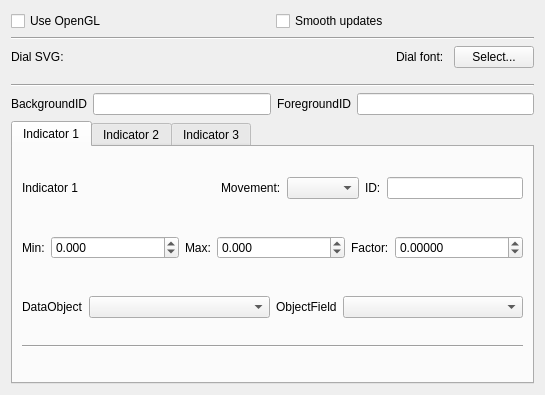
<?xml version="1.0" encoding="UTF-8"?>
<ui version="4.0">
 <class>DialGadgetOptionsPage</class>
 <widget class="QWidget" name="DialGadgetOptionsPage">
  <property name="geometry">
   <rect>
    <x>0</x>
    <y>0</y>
    <width>545</width>
    <height>395</height>
   </rect>
  </property>
  <property name="sizePolicy">
   <sizepolicy hsizetype="Expanding" vsizetype="Expanding">
    <horstretch>0</horstretch>
    <verstretch>0</verstretch>
   </sizepolicy>
  </property>
  <property name="windowTitle">
   <string>Form</string>
  </property>
  <layout class="QVBoxLayout" name="verticalLayout_2">
   <item>
    <layout class="QHBoxLayout" name="horizontalLayout_12">
     <item>
      <widget class="QCheckBox" name="useOpenGL">
       <property name="toolTip">
        <string>Use OpenGL for rendering. Will lower CPU usage, depending on the capabilities of your graphics card, but might slightly alter the look &amp; feel of the dial.</string>
       </property>
       <property name="text">
        <string>Use OpenGL</string>
       </property>
      </widget>
     </item>
     <item>
      <widget class="QCheckBox" name="smoothUpdates">
       <property name="toolTip">
        <string>When checked, the Dial plugin will make needle moves smoother by simulating inertia.</string>
       </property>
       <property name="text">
        <string>Smooth updates</string>
       </property>
      </widget>
     </item>
    </layout>
   </item>
   <item>
    <widget class="Line" name="line_3">
     <property name="orientation">
      <enum>Qt::Horizontal</enum>
     </property>
    </widget>
   </item>
   <item>
    <layout class="QHBoxLayout" name="horizontalLayout" stretch="0,0,0,0">
     <property name="spacing">
      <number>10</number>
     </property>
     <property name="sizeConstraint">
      <enum>QLayout::SetMaximumSize</enum>
     </property>
     <property name="bottomMargin">
      <number>10</number>
     </property>
     <item>
      <widget class="QLabel" name="label">
       <property name="sizePolicy">
        <sizepolicy hsizetype="Minimum" vsizetype="Preferred">
         <horstretch>0</horstretch>
         <verstretch>0</verstretch>
        </sizepolicy>
       </property>
       <property name="text">
        <string>Dial SVG: </string>
       </property>
      </widget>
     </item>
     <item>
      <widget class="Utils::PathChooser" name="svgSourceFile" native="true">
       <property name="sizePolicy">
        <sizepolicy hsizetype="MinimumExpanding" vsizetype="Preferred">
         <horstretch>0</horstretch>
         <verstretch>0</verstretch>
        </sizepolicy>
       </property>
      </widget>
     </item>
     <item>
      <widget class="QLabel" name="label_28">
       <property name="sizePolicy">
        <sizepolicy hsizetype="Minimum" vsizetype="Preferred">
         <horstretch>0</horstretch>
         <verstretch>0</verstretch>
        </sizepolicy>
       </property>
       <property name="text">
        <string>Dial font:</string>
       </property>
      </widget>
     </item>
     <item>
      <widget class="QPushButton" name="fontPicker">
       <property name="text">
        <string>Select...</string>
       </property>
      </widget>
     </item>
    </layout>
   </item>
   <item>
    <widget class="Line" name="line">
     <property name="orientation">
      <enum>Qt::Horizontal</enum>
     </property>
    </widget>
   </item>
   <item>
    <layout class="QHBoxLayout" name="horizontalLayout_2">
     <item>
      <widget class="QLabel" name="label_2">
       <property name="text">
        <string>BackgroundID</string>
       </property>
      </widget>
     </item>
     <item>
      <widget class="QLineEdit" name="backgroundID"/>
     </item>
     <item>
      <widget class="QLabel" name="label_3">
       <property name="text">
        <string>ForegroundID</string>
       </property>
      </widget>
     </item>
     <item>
      <widget class="QLineEdit" name="foregroundID"/>
     </item>
    </layout>
   </item>
   <item>
    <widget class="QTabWidget" name="tabWidget">
     <property name="sizePolicy">
      <sizepolicy hsizetype="MinimumExpanding" vsizetype="MinimumExpanding">
       <horstretch>0</horstretch>
       <verstretch>0</verstretch>
      </sizepolicy>
     </property>
     <property name="currentIndex">
      <number>0</number>
     </property>
     <widget class="QWidget" name="tab">
      <attribute name="title">
       <string>Indicator 1</string>
      </attribute>
      <layout class="QVBoxLayout" name="verticalLayout_3">
       <item>
        <layout class="QHBoxLayout" name="horizontalLayout_5">
         <item>
          <widget class="QLabel" name="label_4">
           <property name="text">
            <string>Indicator 1</string>
           </property>
          </widget>
         </item>
         <item>
          <spacer name="horizontalSpacer">
           <property name="orientation">
            <enum>Qt::Horizontal</enum>
           </property>
           <property name="sizeHint" stdset="0">
            <size>
             <width>40</width>
             <height>20</height>
            </size>
           </property>
          </spacer>
         </item>
         <item>
          <widget class="QLabel" name="label_12">
           <property name="text">
            <string>Movement:</string>
           </property>
          </widget>
         </item>
         <item>
          <widget class="QComboBox" name="moveNeedle1"/>
         </item>
         <item>
          <widget class="QLabel" name="label_5">
           <property name="text">
            <string>ID:</string>
           </property>
          </widget>
         </item>
         <item>
          <widget class="QLineEdit" name="needle1ID">
           <property name="sizePolicy">
            <sizepolicy hsizetype="MinimumExpanding" vsizetype="Fixed">
             <horstretch>0</horstretch>
             <verstretch>0</verstretch>
            </sizepolicy>
           </property>
           <property name="minimumSize">
            <size>
             <width>50</width>
             <height>0</height>
            </size>
           </property>
           <property name="maximumSize">
            <size>
             <width>16777215</width>
             <height>16777215</height>
            </size>
           </property>
          </widget>
         </item>
        </layout>
       </item>
       <item>
        <layout class="QHBoxLayout" name="horizontalLayout_3">
         <property name="topMargin">
          <number>10</number>
         </property>
         <item>
          <widget class="QLabel" name="label_6">
           <property name="text">
            <string>Min:</string>
           </property>
          </widget>
         </item>
         <item>
          <widget class="QDoubleSpinBox" name="needle1Min">
           <property name="sizePolicy">
            <sizepolicy hsizetype="MinimumExpanding" vsizetype="Fixed">
             <horstretch>0</horstretch>
             <verstretch>0</verstretch>
            </sizepolicy>
           </property>
           <property name="decimals">
            <number>3</number>
           </property>
           <property name="minimum">
            <double>-100000.000000000000000</double>
           </property>
           <property name="maximum">
            <double>100000.000000000000000</double>
           </property>
          </widget>
         </item>
         <item>
          <widget class="QLabel" name="label_7">
           <property name="text">
            <string>Max:</string>
           </property>
          </widget>
         </item>
         <item>
          <widget class="QDoubleSpinBox" name="needle1Max">
           <property name="sizePolicy">
            <sizepolicy hsizetype="MinimumExpanding" vsizetype="Fixed">
             <horstretch>0</horstretch>
             <verstretch>0</verstretch>
            </sizepolicy>
           </property>
           <property name="decimals">
            <number>3</number>
           </property>
           <property name="minimum">
            <double>-100000.000000000000000</double>
           </property>
           <property name="maximum">
            <double>100000.000000000000000</double>
           </property>
          </widget>
         </item>
         <item>
          <widget class="QLabel" name="label_10">
           <property name="text">
            <string>Factor:</string>
           </property>
          </widget>
         </item>
         <item>
          <widget class="QDoubleSpinBox" name="factor1">
           <property name="sizePolicy">
            <sizepolicy hsizetype="MinimumExpanding" vsizetype="Fixed">
             <horstretch>0</horstretch>
             <verstretch>0</verstretch>
            </sizepolicy>
           </property>
           <property name="decimals">
            <number>5</number>
           </property>
           <property name="minimum">
            <double>-100000.000000000000000</double>
           </property>
           <property name="maximum">
            <double>100000.000000000000000</double>
           </property>
          </widget>
         </item>
        </layout>
       </item>
       <item>
        <layout class="QHBoxLayout" name="horizontalLayout_4">
         <property name="topMargin">
          <number>10</number>
         </property>
         <item>
          <widget class="QLabel" name="label_8">
           <property name="text">
            <string>DataObject</string>
           </property>
          </widget>
         </item>
         <item>
          <widget class="QComboBox" name="uavObject1">
           <property name="sizePolicy">
            <sizepolicy hsizetype="Expanding" vsizetype="Fixed">
             <horstretch>0</horstretch>
             <verstretch>0</verstretch>
            </sizepolicy>
           </property>
          </widget>
         </item>
         <item>
          <widget class="QLabel" name="label_9">
           <property name="text">
            <string>ObjectField</string>
           </property>
          </widget>
         </item>
         <item>
          <widget class="QComboBox" name="objectField1">
           <property name="sizePolicy">
            <sizepolicy hsizetype="Expanding" vsizetype="Fixed">
             <horstretch>0</horstretch>
             <verstretch>0</verstretch>
            </sizepolicy>
           </property>
          </widget>
         </item>
        </layout>
       </item>
       <item>
        <widget class="Line" name="line_2">
         <property name="orientation">
          <enum>Qt::Horizontal</enum>
         </property>
        </widget>
       </item>
      </layout>
     </widget>
     <widget class="QWidget" name="tab_2">
      <attribute name="title">
       <string>Indicator 2</string>
      </attribute>
      <layout class="QVBoxLayout" name="verticalLayout_6">
       <item>
        <layout class="QHBoxLayout" name="horizontalLayout_6">
         <item>
          <widget class="QLabel" name="label_16">
           <property name="text">
            <string>Indicator 2</string>
           </property>
          </widget>
         </item>
         <item>
          <spacer name="horizontalSpacer_2">
           <property name="orientation">
            <enum>Qt::Horizontal</enum>
           </property>
           <property name="sizeHint" stdset="0">
            <size>
             <width>40</width>
             <height>20</height>
            </size>
           </property>
          </spacer>
         </item>
         <item>
          <widget class="QLabel" name="label_13">
           <property name="text">
            <string>Movement:</string>
           </property>
          </widget>
         </item>
         <item>
          <widget class="QComboBox" name="moveNeedle2"/>
         </item>
         <item>
          <widget class="QLabel" name="label_17">
           <property name="text">
            <string>ID:</string>
           </property>
          </widget>
         </item>
         <item>
          <widget class="QLineEdit" name="needle2ID">
           <property name="sizePolicy">
            <sizepolicy hsizetype="MinimumExpanding" vsizetype="Fixed">
             <horstretch>0</horstretch>
             <verstretch>0</verstretch>
            </sizepolicy>
           </property>
          </widget>
         </item>
        </layout>
       </item>
       <item>
        <layout class="QHBoxLayout" name="horizontalLayout_7">
         <property name="topMargin">
          <number>10</number>
         </property>
         <item>
          <widget class="QLabel" name="label_18">
           <property name="text">
            <string>Min:</string>
           </property>
          </widget>
         </item>
         <item>
          <widget class="QDoubleSpinBox" name="needle2Min">
           <property name="sizePolicy">
            <sizepolicy hsizetype="MinimumExpanding" vsizetype="Fixed">
             <horstretch>0</horstretch>
             <verstretch>0</verstretch>
            </sizepolicy>
           </property>
           <property name="decimals">
            <number>3</number>
           </property>
           <property name="minimum">
            <double>-10000.000000000000000</double>
           </property>
           <property name="maximum">
            <double>100000.000000000000000</double>
           </property>
          </widget>
         </item>
         <item>
          <widget class="QLabel" name="label_19">
           <property name="text">
            <string>Max:</string>
           </property>
          </widget>
         </item>
         <item>
          <widget class="QDoubleSpinBox" name="needle2Max">
           <property name="sizePolicy">
            <sizepolicy hsizetype="MinimumExpanding" vsizetype="Fixed">
             <horstretch>0</horstretch>
             <verstretch>0</verstretch>
            </sizepolicy>
           </property>
           <property name="decimals">
            <number>3</number>
           </property>
           <property name="minimum">
            <double>-100000.000000000000000</double>
           </property>
           <property name="maximum">
            <double>100000.000000000000000</double>
           </property>
          </widget>
         </item>
         <item>
          <widget class="QLabel" name="label_11">
           <property name="text">
            <string>Factor:</string>
           </property>
          </widget>
         </item>
         <item>
          <widget class="QDoubleSpinBox" name="factor2">
           <property name="sizePolicy">
            <sizepolicy hsizetype="MinimumExpanding" vsizetype="Fixed">
             <horstretch>0</horstretch>
             <verstretch>0</verstretch>
            </sizepolicy>
           </property>
           <property name="decimals">
            <number>5</number>
           </property>
           <property name="minimum">
            <double>-100000.000000000000000</double>
           </property>
           <property name="maximum">
            <double>100000.000000000000000</double>
           </property>
          </widget>
         </item>
        </layout>
       </item>
       <item>
        <layout class="QHBoxLayout" name="horizontalLayout_8">
         <property name="topMargin">
          <number>10</number>
         </property>
         <item>
          <widget class="QLabel" name="label_20">
           <property name="text">
            <string>DataObject</string>
           </property>
          </widget>
         </item>
         <item>
          <widget class="QComboBox" name="uavObject2">
           <property name="sizePolicy">
            <sizepolicy hsizetype="Expanding" vsizetype="Fixed">
             <horstretch>0</horstretch>
             <verstretch>0</verstretch>
            </sizepolicy>
           </property>
          </widget>
         </item>
         <item>
          <widget class="QLabel" name="label_21">
           <property name="text">
            <string>ObjectField</string>
           </property>
          </widget>
         </item>
         <item>
          <widget class="QComboBox" name="objectField2">
           <property name="sizePolicy">
            <sizepolicy hsizetype="Expanding" vsizetype="Fixed">
             <horstretch>0</horstretch>
             <verstretch>0</verstretch>
            </sizepolicy>
           </property>
          </widget>
         </item>
        </layout>
       </item>
       <item>
        <widget class="Line" name="line_4">
         <property name="orientation">
          <enum>Qt::Horizontal</enum>
         </property>
        </widget>
       </item>
      </layout>
     </widget>
     <widget class="QWidget" name="tab_3">
      <attribute name="title">
       <string>Indicator 3</string>
      </attribute>
      <layout class="QVBoxLayout" name="verticalLayout_7">
       <item>
        <layout class="QHBoxLayout" name="horizontalLayout_9">
         <item>
          <widget class="QLabel" name="label_22">
           <property name="text">
            <string>Indicator 3</string>
           </property>
          </widget>
         </item>
         <item>
          <spacer name="horizontalSpacer_3">
           <property name="orientation">
            <enum>Qt::Horizontal</enum>
           </property>
           <property name="sizeHint" stdset="0">
            <size>
             <width>40</width>
             <height>20</height>
            </size>
           </property>
          </spacer>
         </item>
         <item>
          <widget class="QLabel" name="label_14">
           <property name="text">
            <string>Movement:</string>
           </property>
          </widget>
         </item>
         <item>
          <widget class="QComboBox" name="moveNeedle3"/>
         </item>
         <item>
          <widget class="QLabel" name="label_23">
           <property name="text">
            <string>ID:</string>
           </property>
          </widget>
         </item>
         <item>
          <widget class="QLineEdit" name="needle3ID">
           <property name="sizePolicy">
            <sizepolicy hsizetype="MinimumExpanding" vsizetype="Fixed">
             <horstretch>0</horstretch>
             <verstretch>0</verstretch>
            </sizepolicy>
           </property>
          </widget>
         </item>
        </layout>
       </item>
       <item>
        <layout class="QHBoxLayout" name="horizontalLayout_10">
         <property name="topMargin">
          <number>10</number>
         </property>
         <item>
          <widget class="QLabel" name="label_24">
           <property name="text">
            <string>Min:</string>
           </property>
          </widget>
         </item>
         <item>
          <widget class="QDoubleSpinBox" name="needle3Min">
           <property name="sizePolicy">
            <sizepolicy hsizetype="MinimumExpanding" vsizetype="Fixed">
             <horstretch>0</horstretch>
             <verstretch>0</verstretch>
            </sizepolicy>
           </property>
           <property name="decimals">
            <number>3</number>
           </property>
           <property name="minimum">
            <double>-10000.000000000000000</double>
           </property>
           <property name="maximum">
            <double>100000.000000000000000</double>
           </property>
          </widget>
         </item>
         <item>
          <widget class="QLabel" name="label_25">
           <property name="text">
            <string>Max:</string>
           </property>
          </widget>
         </item>
         <item>
          <widget class="QDoubleSpinBox" name="needle3Max">
           <property name="sizePolicy">
            <sizepolicy hsizetype="MinimumExpanding" vsizetype="Fixed">
             <horstretch>0</horstretch>
             <verstretch>0</verstretch>
            </sizepolicy>
           </property>
           <property name="decimals">
            <number>3</number>
           </property>
           <property name="minimum">
            <double>-100000.000000000000000</double>
           </property>
           <property name="maximum">
            <double>100000.000000000000000</double>
           </property>
          </widget>
         </item>
         <item>
          <widget class="QLabel" name="label_15">
           <property name="text">
            <string>Factor:</string>
           </property>
          </widget>
         </item>
         <item>
          <widget class="QDoubleSpinBox" name="factor3">
           <property name="sizePolicy">
            <sizepolicy hsizetype="MinimumExpanding" vsizetype="Fixed">
             <horstretch>0</horstretch>
             <verstretch>0</verstretch>
            </sizepolicy>
           </property>
           <property name="decimals">
            <number>5</number>
           </property>
           <property name="minimum">
            <double>-100000.000000000000000</double>
           </property>
           <property name="maximum">
            <double>100000.000000000000000</double>
           </property>
          </widget>
         </item>
        </layout>
       </item>
       <item>
        <layout class="QHBoxLayout" name="horizontalLayout_11">
         <property name="topMargin">
          <number>10</number>
         </property>
         <item>
          <widget class="QLabel" name="label_26">
           <property name="text">
            <string>DataObject</string>
           </property>
          </widget>
         </item>
         <item>
          <widget class="QComboBox" name="uavObject3">
           <property name="sizePolicy">
            <sizepolicy hsizetype="Expanding" vsizetype="Fixed">
             <horstretch>0</horstretch>
             <verstretch>0</verstretch>
            </sizepolicy>
           </property>
          </widget>
         </item>
         <item>
          <widget class="QLabel" name="label_27">
           <property name="text">
            <string>ObjectField</string>
           </property>
          </widget>
         </item>
         <item>
          <widget class="QComboBox" name="objectField3">
           <property name="sizePolicy">
            <sizepolicy hsizetype="Expanding" vsizetype="Fixed">
             <horstretch>0</horstretch>
             <verstretch>0</verstretch>
            </sizepolicy>
           </property>
          </widget>
         </item>
        </layout>
       </item>
       <item>
        <widget class="Line" name="line_6">
         <property name="orientation">
          <enum>Qt::Horizontal</enum>
         </property>
        </widget>
       </item>
      </layout>
     </widget>
    </widget>
   </item>
  </layout>
 </widget>
 <customwidgets>
  <customwidget>
   <class>Utils::PathChooser</class>
   <extends>QWidget</extends>
   <header>utils/pathchooser.h</header>
   <container>1</container>
  </customwidget>
 </customwidgets>
 <resources/>
 <connections/>
</ui>
